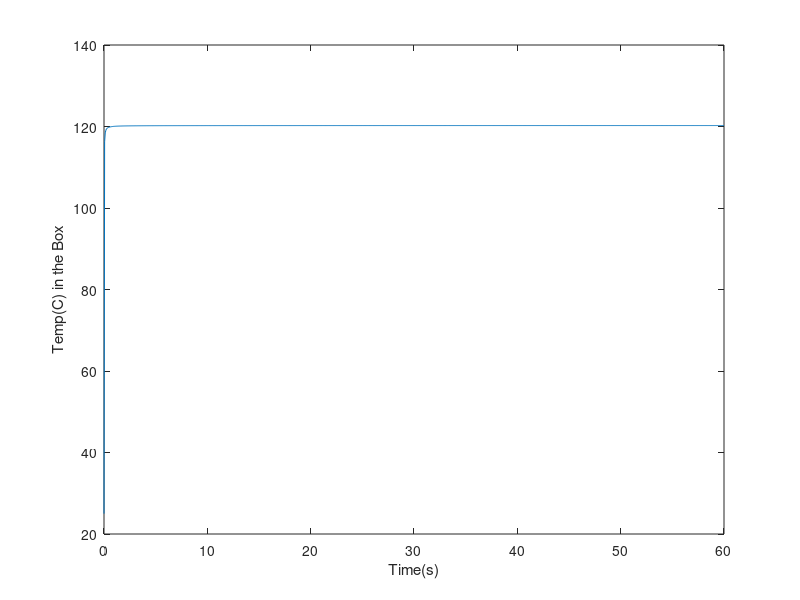

Here is the MATLAB script that generated this plot:
Ploss=100;%Watt
L=0.5;%length in meters
W=0.5;%width in meters
H=0.5;%height in meters
Tamb=298;%Ambient temp. in Kelvin
Tin0=298;%Initial temp. inside box in Kelvin
dwall=5;%wall thickness in cm
Tcon=0.035;%Spesific thermal conductivity in Watts/(Kelvin*meters)  
Cv=0.72;%Spesific constant volume heat capacity kj/(kg*K)

time=0:0.001:1;%working time in minutes

%Ploss=Vol*(1.187-(0.175/52)*T)dT/dt+sum((T-Tamb)Tcon*A/dwall)

%Ploss*t=Vol(1.187(T-Tin0)-(0.175/104)*T^2)+sum((T-Tamb)*Tcon*A/dwall*t)

%Calculations
Vol=L*W*H;

A1=2*H*L;  %front and back face area
A2=2*H*W;  %left and right face area
A3=2*L*W;  %top and bottom face area

G1th=100*Tcon*A1/dwall;%constant for face A1&A2
G2th=100*Tcon*A2/dwall;%constant for face A1&A2
G3th=100*Tcon*A3/dwall;%constant for face A1&A2

%AT^2+BT+C     quadratic equation

A=-Cv*Vol*0.175/104;
B=1.187*Vol*Cv+time*60*(G1th+G2th+G3th);
C=Cv*Vol*0.175/104*Tin0^2-Tamb*60*time*(G1th+G2th+G3th)-1.187*Cv*Vol*Tin0-Ploss*time*60;

delta=B.^2-4*A*C;

T1=(-B+sqrt(abs(delta)))/(2*A);
T2=(-B-sqrt(abs(delta)))/(2*A);

plot(time*60,T1-273);
ylabel("Temp(C) in the Box");
xlabel("Time(s)");
